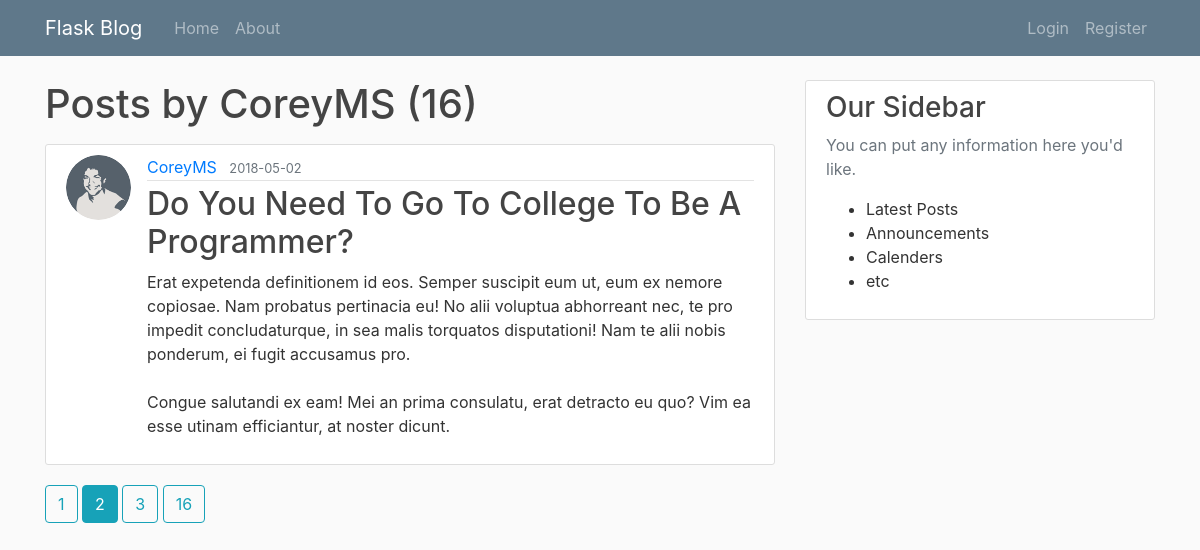
The page /user/CoreyMS?page=2 on the database its author committed.
### flaskblog/models.py (models this page shows, shortened)
class User(db.Model, UserMixin):
    id = db.Column(db.Integer, primary_key=True)
    username = db.Column(db.String(20), unique=True, nullable=False)
    email = db.Column(db.String(120), unique=True, nullable=False)
    image_file = db.Column(db.String(20), nullable=False, default='default.jpg')
    password = db.Column(db.String(60), nullable=False)
    posts = db.relationship('Post', backref='author', lazy=True)

class Post(db.Model):
    id = db.Column(db.Integer, primary_key=True)
    title = db.Column(db.String(100), nullable=False)
    date_posted = db.Column(db.DateTime, nullable=False, default=datetime.utcnow)
    content = db.Column(db.Text, nullable=False)
    user_id = db.Column(db.Integer, db.ForeignKey('user.id'), nullable=False)

### flaskblog/users/routes.py (the view)
@users.route('/user/<string:username>')
def user_posts(username):
    page = request.args.get('page', 1, type=int)
    user = User.query.filter_by(username=username).first_or_404()
    posts = Post.query.filter_by(author=user)\
        .order_by(Post.date_posted.desc())\
        .paginate(page=page, per_page=1)
    return render_template('user_post.html', posts=posts, user=user)

### flaskblog/templates/user_post.html (shortened to what this page needs)
{% extends "layout.html" %}
{% block content %}
    <h1 class="mb-3">Posts by {{ user.username }} ({{ posts.total }})</h1>
{% for post in posts.items %}
<article class="media content-section">
    <img class="rounded-circle article-img"
        src="{{ url_for('static', filename='profile_pics/' + post.author.image_file) }}">
    <div class="media-body">
        <div class="article-metadata">
            <a class="mr-2" href="{{ url_for('users.user_posts', username=post.author.username)}}">{{ post.author.username }}</a>
            <small class="text-muted">{{ post.date_posted.strftime('%Y-%m-%d') }}</small>
        </div>
        <h2><a class="article-title" href="{{ url_for('posts.post', post_id=post.id) }}">{{ post.title }}</a></h2>
        <p class="article-content">{{ post.content }}</p>
    </div>
</article>
{% endfor %}
{% for page_num in posts.iter_pages(left_edge=1, right_edge=1, left_current=1, right_current=2) %}
{% if page_num %}
{% if posts.page == page_num %}
                <a class="btn btn-info mb-4"
                    href="{{ url_for('users.user_posts', username=user.username, page=page_num) }}">{{ page_num }}</a>
{% else %}
                <a class="btn btn-outline-info mb-4"
                    href="{{ url_for('users.user_posts', username=user.username, page=page_num) }}">{{ page_num }}</a>
{% endif %}
{% endif %}
{% endfor %}
{% endblock content %}

### flaskblog/static/main.css (style rules this page uses)
body { background: #fafafa; color: #333333; margin-top: 5rem; }
h1, h2, h3, h4, h5, h6 { color: #444444; }
.content-section { background: #ffffff; padding: 10px 20px; border: 1px solid #dddddd; border-radius: 3px; margin-bottom: 20px; }
.article-title { color: #444444; }
.article-content { white-space: pre-line; }
.article-img { height: 65px; width: 65px; margin-right: 16px; }
.article-metadata { padding-bottom: 1px; margin-bottom: 4px; border-bottom: 1px solid #e3e3e3 }

### rows shown on the page
User: username "CoreyMS"
Post: image_file (picture), author.username "CoreyMS", date_posted "2018-05-02", title "Do You Need To Go To College To Be A Programmer?", content "Erat expetenda definitionem id eos. Semper suscipit eum ut, eum ex nemore copiosae. Nam probatus pertinacia eu! No alii voluptua abhorreant nec, te pro impedit concludaturque, in sea malis torquatos disputationi! Nam te alii nobis ponderum, ei fugit accusamus pro. Congue salutandi ex eam! Mei an prima consulatu, erat detracto eu quo? Vim ea esse utinam efficiantur, at noster dicunt."

### other values the page prints
{{ posts.total }} "16"
{{ page_num }} "1" "3" "16"
{{ page_num }} "2"
